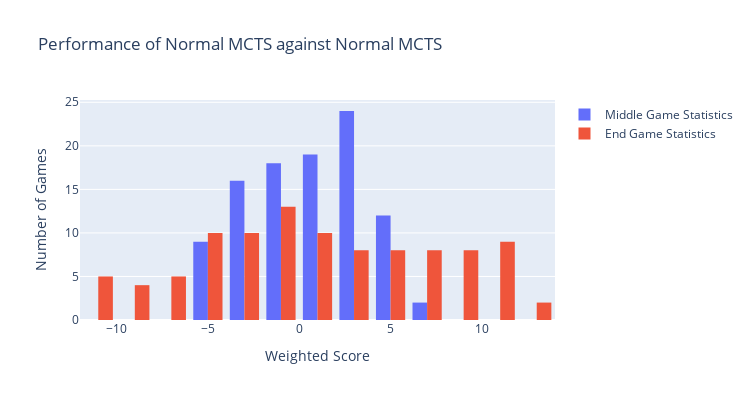

Notebook code for this chart:
### Code cell
import plotly.graph_objects as go
import plotly.express as px
from plotly.subplots import make_subplots

fig = make_subplots(rows=1, cols=1)
fig.add_trace(go.Histogram(x=nidoverallmid, name = "Middle Game Statistics"), row=1, col=1)
fig.add_trace(go.Histogram(x=nidoverallend, name = "End Game Statistics"), row=1, col=1)

fig.update_xaxes(title="Weighted Score", row=1, col=1)
fig.update_yaxes(title="Number of Games", row=1, col=1)

fig.update_layout(title_text="Performance of Normal MCTS against Normal MCTS", width=750, height=400)

fig.show()

print(np.mean(nidoverallmid))
print(np.mean(nidoverallend))

### Figure 1 — Plotly figure (JSON) as saved in the notebook; plotly's stock layout.template omitted (floating-point values rounded to 4 significant figures)
{"data": [{"name": "Middle Game Statistics", "type": "histogram", "x": [0, 3, 3.5, -2.5, 1, -2, 1, 0, -2.5, 0, 3, 4.5, -3.5, 0, 1, 2.5, -0.5, 7, -3.5, 3, 2, 1.5, -4.5, -5.5, -4.5, 5, 1, 0, -2, -3.5, -1, -5, -1.5, 4.5, -4, 0, -3.5, -2, 2.5, 4, 4.5, -0.5, -1.5, -5, -2.5, 1, -4.5, 5, 1.5, 2.5, -3.5, 5.5, -2.5, -1, 2.5, 0, -2.5, -4, -2, -2.5, -5, 2.5, -3.5, 1, -2.5, 3.5, 1, 4.5, -1.5, -3, 4.5, 4, 2.5, 6, 2, -1, 2.5, -1, 2, 0, 4, 2.5, -2, -1, 3.5, -1, 2.5, 1, 3.5, 2, -4.5, 2, 0, 3.5, -1.5, 5.5, 2, 3.5, -1, -4.5], "xaxis": "x", "yaxis": "y"}, {"name": "End Game Statistics", "type": "histogram", "x": [-5.5, 10, 9, -8.5, 2.5, 0.5, -5.5, 2.5, -1, 2, 7.5, -4, 0, 4.5, 8.5, 9.5, -5, 7.5, -6, -1.5, 0, 4.5, -5.5, -11, -11, 3.5, -1, -7, -8.5, -1.5, 1.5, -7, -1.5, 9.5, -10.5, -7.5, -8.5, -6, 12.5, 10, 2, 7.5, 2.5, -11.5, -1.5, 11, 0.5, 11, 0, 8, -8, 8.5, -3.5, -3.5, 2, 6.5, -5.5, -4, -1.5, -2, -12, -2.5, 6.5, 2, -1.5, 10, -3, 6.5, 6.5, -2.5, 0, 10, 5, 10.5, 11, -5, 1, 5, -0.5, -4.5, 4, 6.5, 4, 4.5, 8, -2.5, 8.5, 0, -3, 5, 1, 12, -2, -5.5, -1.5, 10.5, -3.5, -1, -10, -7.5], "xaxis": "x", "yaxis": "y"}], "layout": {"height": 400, "title": {"text": "Performance of Normal MCTS against Normal MCTS"}, "width": 750, "xaxis": {"anchor": "y", "domain": [0, 1], "title": {"text": "Weighted Score"}}, "yaxis": {"anchor": "x", "domain": [0, 1], "title": {"text": "Number of Games"}}}}
